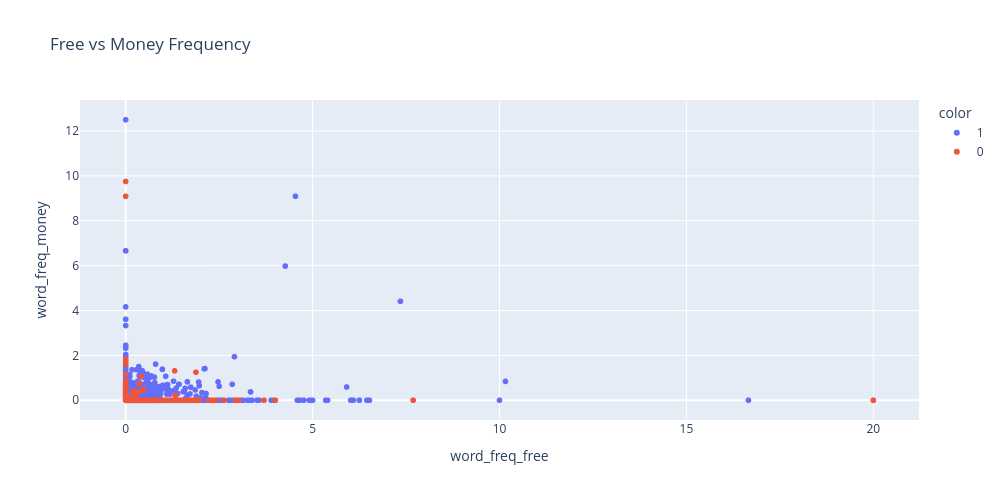

This figure's notebook cell:
### Code cell
fig = px.scatter(
    df,
    x="word_freq_free",
    y="word_freq_money",
    color=df["class"].astype(str),
    title="Free vs Money Frequency",
    labels={"class": "Spam"},
    width=1000,
    height=500
)
fig.show()

### Figure 1 — Plotly figure (JSON) as saved in the notebook; plotly's stock layout.template omitted (floating-point values rounded to 4 significant figures; data arrays with more than 128 entries replaced by an {"elided": "..."} marker saying what was removed)
{"data": [{"hovertemplate": "color=1<br>word_freq_free=%{x}<br>word_freq_money=%{y}<extra></extra>", "legendgroup": "1", "marker": {"color": "#636efa", "symbol": "circle"}, "mode": "markers", "name": "1", "showlegend": true, "type": "scattergl", "x": {"elided": "1813 float values"}, "xaxis": "x", "y": {"elided": "1813 float values"}, "yaxis": "y"}, {"hovertemplate": "color=0<br>word_freq_free=%{x}<br>word_freq_money=%{y}<extra></extra>", "legendgroup": "0", "marker": {"color": "#EF553B", "symbol": "circle"}, "mode": "markers", "name": "0", "showlegend": true, "type": "scattergl", "x": {"elided": "2788 float values"}, "xaxis": "x", "y": {"elided": "2788 float values"}, "yaxis": "y"}], "layout": {"height": 500, "legend": {"title": {"text": "color"}, "tracegroupgap": 0}, "title": {"text": "Free vs Money Frequency"}, "width": 1000, "xaxis": {"anchor": "y", "autorange": true, "domain": [0, 1], "range": [-1.223, 21.22], "title": {"text": "word_freq_free"}, "type": "linear"}, "yaxis": {"anchor": "x", "autorange": true, "domain": [0, 1], "range": [-0.8801, 13.38], "title": {"text": "word_freq_money"}, "type": "linear"}}}
